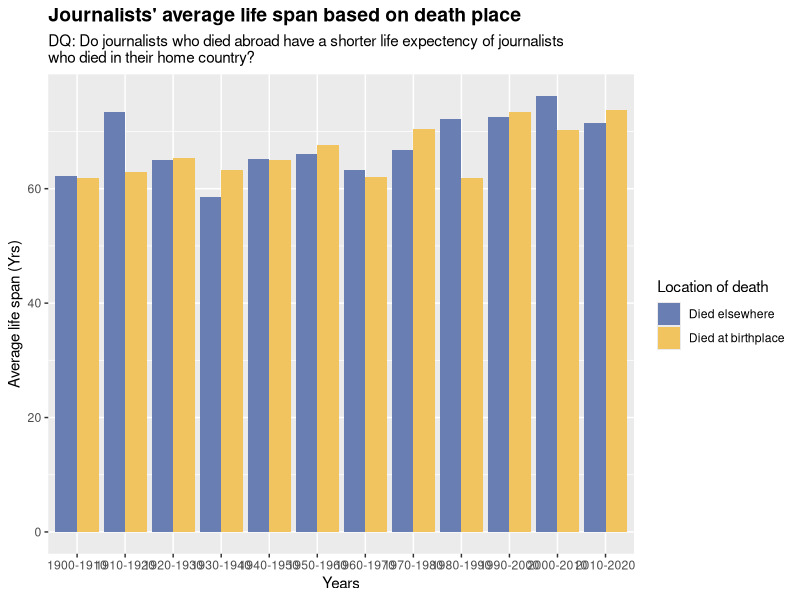

R code for this plot:
library(tidyverse)


journalists <- read_csv('journalists.csv') |>
  mutate(
    birth_year = `ontology/birthYear`, 
    death_year = `ontology/deathYear`, 
    birth_place = `ontology/birthPlace_label`, 
    death_place = `ontology/deathPlace_label`
  ) |>
  select( 
    birth_year, 
    death_year, 
    birth_place, 
    death_place
  )


all_journalists <- journalists |>
  na.omit()|>
  left_join(read_csv("all_country_mapping.csv"), by ='death_place')|>
  select( 
    birth_country, 
    death_country, 
    death_year, 
    birth_year
  ) |>
  mutate(
    birth_year = as.numeric(birth_year), 
    death_year = as.numeric(death_year), 
  ) |>  
  mutate(
    bd_coincide = (birth_country == death_country),
    life_length = death_year - birth_year
  ) |>
  filter(death_year >= 1900)

avr_life_span <- read_csv('journalists.csv') |>
  select("title", "ontology/occupation_label", "ontology/birthYear", "ontology/deathYear")|>
  na.omit()|>
  rename(ontology_birthYear = `ontology/birthYear`, ontology_deathYear = `ontology/deathYear` )|>
  mutate(ontology_birthYear = as.numeric(ontology_birthYear), ontology_deathYear = as.numeric(ontology_deathYear))|>
  mutate(life_length = ontology_deathYear - ontology_birthYear)|>
  group_by(ontology_deathYear)|>
  filter(life_length > 0 & ontology_deathYear > 1900)|>
  summarise(avr_life_span = mean(life_length))

year_cat <- function(death_year) {
  if (death_year <= 1910){
    return("1900-1910")
  } else if (death_year <= 1920) {
    return("1910-1920")
  } else if (death_year <= 1930) {
    return("1920-1930")
  } else if (death_year <= 1940) {
    return("1930-1940")
  } else if (death_year <= 1950) {
    return("1940-1950")
  } else if (death_year <= 1960) {
    return("1950-1960")
  } else if (death_year <= 1970) {
    return("1960-1970")
  } else if (death_year <= 1980) {
    return("1970-1980")
  } else if (death_year <= 1990) {
    return("1980-1990")
  } else if (death_year <= 2000) {
    return("1990-2000")
  } else if (death_year <= 2010) {
    return("2000-2010")
  } else if (death_year <= 2020) {
    return("2010-2020")
  } else {
    return("no info")
  }
}

year_grouped <- all_journalists |>
  mutate(year = sapply(death_year, year_cat))

#Avr life span of journalist dying abroad annd dying in home country throughout the years
bar_plot <- year_grouped |>
  select('bd_coincide', 'life_length', 'year') |> 
  na.omit() |>
  group_by(bd_coincide, year) |>
  summarise(avr_life_span = mean(life_length), total = n()) |>
  ggplot()+
  aes(x= year, y = avr_life_span, fill = bd_coincide)+
  geom_col(position = position_dodge(preserve = "single"))+
  labs(
    x = "Years",
    y = "Average life span (Yrs)", 
    title = "Journalists' average life span based on death place",
    subtitle = "DQ: Do journalists who died abroad have a shorter life expectency of journalists\nwho died in their home country?"
  )+
  theme(
    plot.title = element_text(face = "bold", size = 14)
  )+
  labs(fill = "Location of death")+
  scale_fill_manual(
    values = c("#697fb3ff", "#f2c45f"),
    labels = c("Died elsewhere", "Died at birthplace")
  )

ggsave('life_span_vs_location_death_BAR.png', plot = bar_plot,  width = 12, height = 8)
